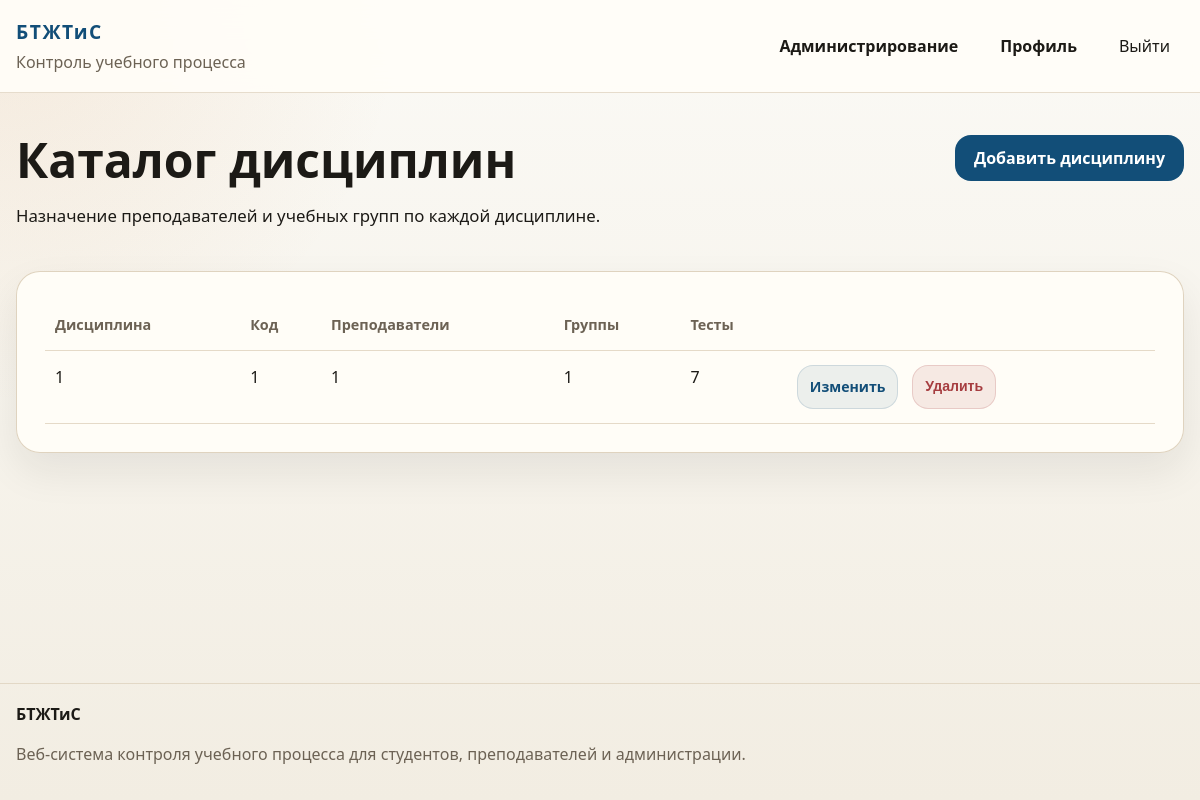
Page /admin-panel/disciplines/ (signed in) on the committed database.
### education/models.py (models this page shows, shortened)
class Discipline(models.Model):
    name = models.CharField("Дисциплина", max_length=120, unique=True)
    code = models.CharField("Код", max_length=20, blank=True)
    description = models.TextField("Описание", blank=True)
    teachers = models.ManyToManyField(
        settings.AUTH_USER_MODEL,
        related_name="disciplines_taught",
        blank=True,
        limit_choices_to={"role": ROLE_TEACHER},
        verbose_name="Преподаватели",
    )
    groups = models.ManyToManyField(
        AcademicGroup,
        through="DisciplineGroup",
        through_fields=("discipline", "group"),
        related_name="disciplines",
        blank=True,
        verbose_name="Учебные группы",
    )
    class Meta:
        db_table = "disciplines"
        ordering = ["name"]
        verbose_name = "Дисциплина"
        verbose_name_plural = "Дисциплины"

### education/views.py (the view)
# urls.py: path("admin-panel/disciplines/", views.discipline_list, name="discipline_list"),
@role_required(User.Role.ADMINISTRATOR)
def discipline_list(request):
    disciplines = Discipline.objects.annotate(
        tests_total=Count("tests", distinct=True),
        teachers_total=Count("teachers", distinct=True),
        groups_total=Count("groups", distinct=True),
    )
    return render(request, "education/discipline_list.html", {"disciplines": disciplines})

### education/context_processors.py (called while the page is built)
def site_meta(request):
    view_name = getattr(getattr(request, "resolver_match", None), "view_name", "")
    meta = DEFAULT_META | ROUTE_META.get(view_name, {})
    meta["url"] = request.build_absolute_uri()
    meta["image"] = request.build_absolute_uri(static("education/img/og-cover.svg"))
    meta["og_title"] = meta["title"]
    return {
        "site_meta": meta,
        "current_view_name": view_name,
    }

### education/models.py (called while the page is built)
    @property
    def is_administrator(self):
        return self.role == self.Role.ADMINISTRATOR or self.is_superuser

### education/utils.py (called while the page is built)
def role_required(*roles):
    def decorator(view_func):
        @wraps(view_func)
        def _wrapped_view(request, *args, **kwargs):
            if not request.user.is_authenticated:
                return redirect("login")
            if request.user.is_superuser or request.user.role in roles:
                return view_func(request, *args, **kwargs)
            messages.error(request, "У вас нет доступа к данному разделу.")
            return redirect(dashboard_url_for(request.user))
        return _wrapped_view
    return decorator

### templates/education/discipline_list.html (shortened to what this page needs)
{% extends "base.html" %}
{% block content %}
<section class="section">
    <div class="container">
        <div class="page-head page-head-inline">
            <div>
                <h1>Каталог дисциплин</h1>
                <p>Назначение преподавателей и учебных групп по каждой дисциплине.</p>
            </div>
            <div class="head-actions">
                <a class="btn btn-primary" href="{% url 'education:discipline_create' %}">Добавить дисциплину</a>
            </div>
        </div>
        <section class="panel">
            <div class="table-wrap">
                <table class="data-table">
                    <thead>
                        <tr>
                            <th>Дисциплина</th>
                            <th>Код</th>
                            <th>Преподаватели</th>
                            <th>Группы</th>
                            <th>Тесты</th>
                            <th></th>
                        </tr>
                    </thead>
                    <tbody>
                        {% for discipline in disciplines %}
                            <tr>
                                <td>{{ discipline.name }}</td>
                                <td>{{ discipline.code|default:"-" }}</td>
                                <td>{{ discipline.teachers_total }}</td>
                                <td>{{ discipline.groups_total }}</td>
                                <td>{{ discipline.tests_total }}</td>
                                <td class="actions-cell">
                                    <a class="btn btn-secondary btn-small" href="{% url 'education:discipline_edit' discipline.pk %}">Изменить</a>
                                    <form method="post" action="{% url 'education:discipline_delete' discipline.pk %}" class="inline-form">
                                    <button type="submit" class="btn btn-danger btn-small" data-confirm-message="Удалить дисциплину?">
                                            Удалить
                                        </button>
                                    </form>
                                </td>
                            </tr>
                        {% empty %}
                            <tr>
                                <td colspan="6">Дисциплины пока не созданы.</td>
                            </tr>
                        {% endfor %}
                    </tbody>
                </table>
            </div>
        </section>
    </div>
</section>
{% endblock %}

### static/education/css/styles.css (style rules this page uses)
:root { --bg: #f6f4ee; --surface: #fffdf8; --surface-alt: #efe8d9; --border: #dccfb9; --text: #1c1a16; --muted: #6c6254; --primary: #124e78; --primary-dark: #0d3958; --accent: #cb7c2f; --danger: #a63d40; --success: #216869; --shadow: 0 18px 40px rgba(28, 26, 22, 0.08); --radius: 24px; }
html { min-width: 320px; }
*, *::before, *::after { box-sizing: border-box; }
:where(*, *::before, *::after) { min-width: 0; }
body { margin: 0; min-height: 100svh; display: flex; flex-direction: column; font-family: "Segoe UI", Tahoma, Geneva, Verdana, sans-serif; background: radial-gradient(circle at top left, rgba(203, 124, 47, 0.12), transparent 28%), linear-gradient(180deg, #fbfaf6 0%, #f2ede2 100%); color: var(--text); line-height: 1.5; overflow-wrap: break-word; }
a { color: inherit; text-decoration: none; text-decoration-skip-ink: auto; }
:where(a, button, input, select, textarea):focus-visible { outline: 3px solid rgba(18, 78, 120, 0.25); outline-offset: 3px; }
:where(h1, h2, h3, .brand-text, .table-muted, .quick-link) { overflow-wrap: anywhere; }
:where(.btn, .nav-button, .main-nav a, .quick-link, .pill) { max-width: 100%; min-height: 44px; line-height: 1.25; text-align: center; white-space: normal; }
.container { width: min(1180px, calc(100% - 32px)); margin: 0 auto; }
.header-inner, .footer-inner, .page-head-inline, .head-actions, .main-nav, .hero-actions, .hero-note, .quick-links, .test-meta, .test-actions, .filters-row, .filters-actions, .actions-cell, .checkbox-line, .form-actions, .log-item, .answer-row { display: flex; align-items: center; gap: 14px; }
.head-actions, .hero-actions, .test-actions, .filters-actions, .form-actions, .actions-cell { flex-wrap: wrap; }
.section, .hero { padding: 42px 0; }
.hero h1, .page-head h1 { margin: 0 0 12px; font-size: clamp(2rem, 4vw, 3.6rem); line-height: 1.05; }
.hero-text, .page-head p { font-size: 1.05rem; line-height: 1.7; max-width: 760px; }
.hero-panel, .panel, .feature-card, .mini-stat, .stat-card, .details-card { background: rgba(255, 253, 248, 0.94); border: 1px solid rgba(220, 207, 185, 0.9); border-radius: var(--radius); box-shadow: var(--shadow); }
.hero-panel, .panel { padding: 28px; }
:where(.section-head, .page-head) > :last-child { margin-bottom: 0; }
.btn { display: inline-flex; justify-content: center; align-items: center; gap: 8px; padding: 12px 18px; border-radius: 16px; border: 1px solid transparent; font-weight: 700; cursor: pointer; overflow-wrap: anywhere; transition: transform 0.2s ease, box-shadow 0.2s ease, background 0.2s ease; }
.btn-primary { background: var(--primary); color: #fff; }
.btn-secondary { background: rgba(18, 78, 120, 0.08); color: var(--primary); border-color: rgba(18, 78, 120, 0.14); }
.btn-danger { background: rgba(166, 61, 64, 0.1); color: var(--danger); border-color: rgba(166, 61, 64, 0.18); }
.btn-small { padding: 9px 12px; font-size: 0.88rem; }
.page-head { margin-bottom: 24px; }
.page-head-inline { justify-content: space-between; align-items: flex-start; }
.table-wrap { overflow-x: auto; -webkit-overflow-scrolling: touch; }
.data-table { width: 100%; min-width: 680px; border-collapse: collapse; }
.data-table th, .data-table td { padding: 14px 10px; border-bottom: 1px solid rgba(220, 207, 185, 0.75); text-align: left; vertical-align: top; overflow-wrap: anywhere; }
.data-table th { color: var(--muted); font-size: 0.9rem; font-weight: 700; }
.actions-cell { flex-wrap: wrap; }
.inline-form, .danger-zone { display: inline-flex; }

### rows in the picture
Discipline: name "1", code "1", teachers_total "1", groups_total "1", tests_total "7"
